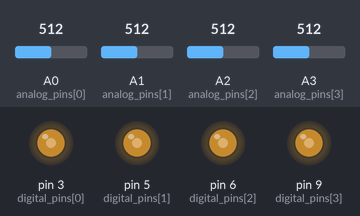
This sketch was run on a simulated Arduino Pro Mini, built with avr-gcc and run on an emulated ATmega328P. Shown: output pins drawn as LEDs (lit = HIGH). Inputs (shaded band) come from the test bench; at power-on: A0 (analog_pins[0]) = 512, A1 (analog_pins[1]) = 512, A2 (analog_pins[2]) = 512, A3 (analog_pins[3]) = 512.

Above: at 1.2 s.
1.3 s: A0 (analog_pins[0]) set to 716
At 2.4 s:
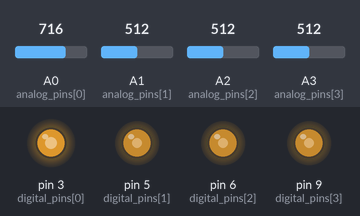
2.8 s: A1 (analog_pins[1]) set to 716
At 3.6 s:
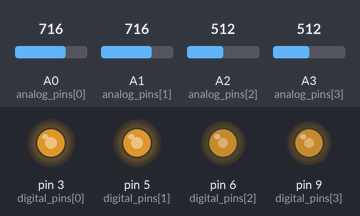
4.3 s: A2 (analog_pins[2]) set to 716
At 4.7 s:
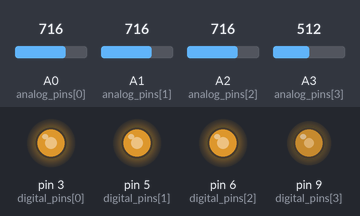
5.8 s: A3 (analog_pins[3]) set to 716
At 7.0 s:
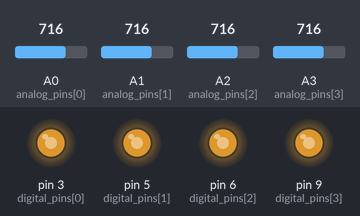
7.3 s: A0 (analog_pins[0]) set to 992
At 8.2 s:
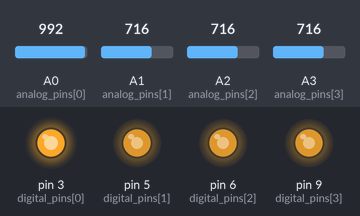
8.8 s: A1 (analog_pins[1]) set to 992
At 9.4 s:
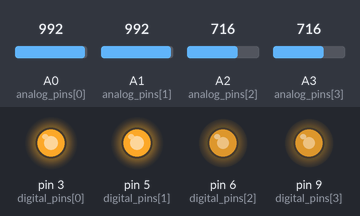
Timing chart, 0 to 11.3 s (numbered marks = the images above; inputs shaded):
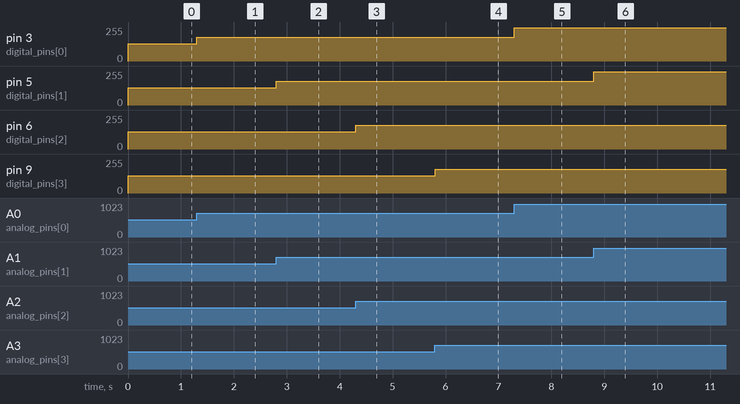

Measured:
- after the input at 1.3 s, pin 3 (digital_pins[0]): 128/255 → 179/255 at once
- after the input at 2.8 s, pin 5 (digital_pins[1]): 128/255 → 179/255 at once
- after the input at 4.3 s, pin 6 (digital_pins[2]): 128/255 → 179/255 at once
- after the input at 5.8 s, pin 9 (digital_pins[3]): 128/255 → 179/255 at once
- after the input at 7.3 s, pin 3 (digital_pins[0]): 179/255 → 248/255 at once
- after the input at 8.8 s, pin 5 (digital_pins[1]): 179/255 → 248/255 at once

The sketch:

motor_controller.ino
```cpp
/*
  for loop test

   uses: arduino pro mini (the 3V one)

*/

static const uint8_t analog_pins[] = {A0, A1, A2, A3};
static const uint8_t digital_pins[] = {3, 5, 6, 9};

void setup() {
  Serial.begin(9600);

  // setup inputs, outputs
  for ( int i = 0; i < 4; i++ ) {
    pinMode( analog_pins[i], INPUT );
    pinMode( digital_pins[i], OUTPUT );
  }
}

void loop() {
  for (int i = 0; i < 4; i++) {
    unsigned int val = analogRead(analog_pins[i]);
    analogWrite(digital_pins[i], val / 4);
  }
  delay(2);
}
```
